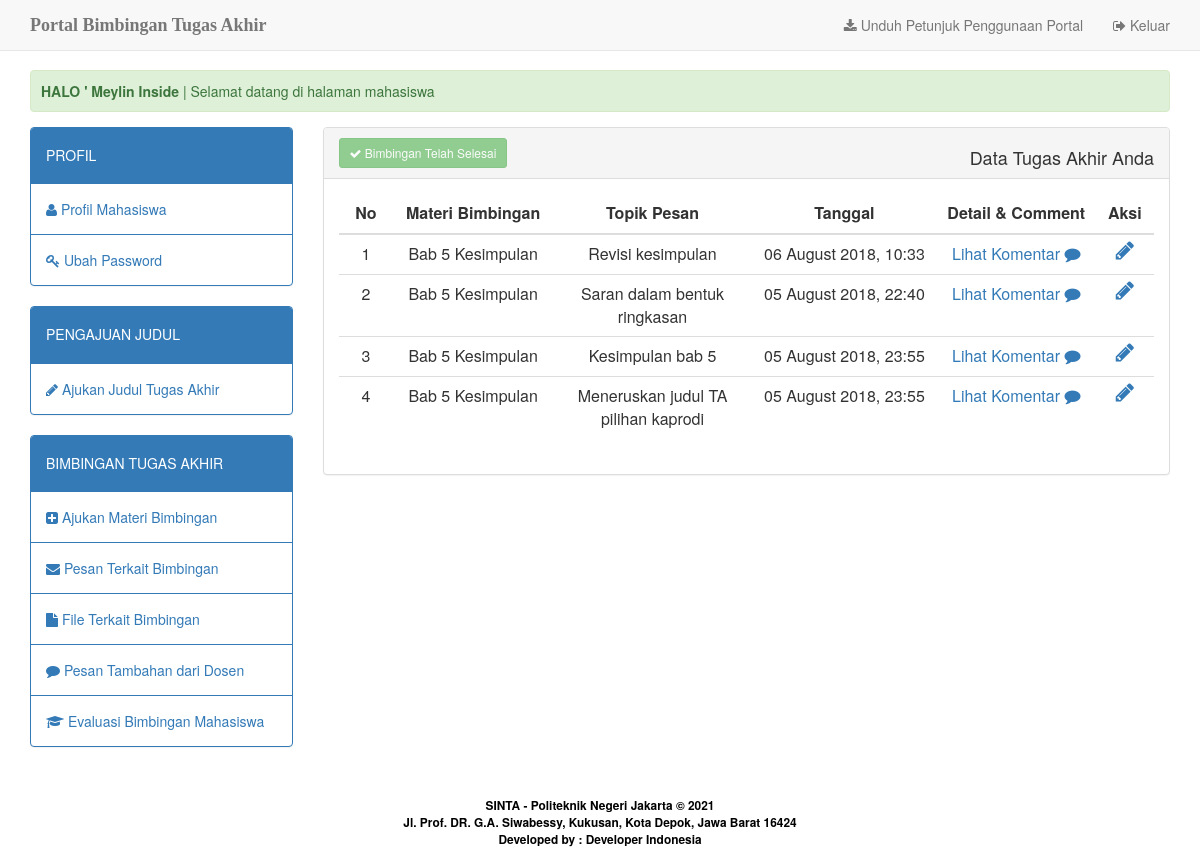
Screenshot of /home.php?apps=pesan (signed in) with the database file from the repository.
### tables this page shows
CREATE TABLE `mahasiswa` (
  `nim` int(11) NOT NULL,
  `nm_mhs` varchar(30) NOT NULL,
  `th_bimbingan` year(4) NOT NULL,
  `id_prodi` int(2) NOT NULL,
  `id_dosen` int(3) NOT NULL,
  `foto` varchar(30) NOT NULL DEFAULT 'default.jpg',
  `username` char(10) NOT NULL,
  `password` char(10) NOT NULL,
  `status_user` varchar(9) NOT NULL DEFAULT 'mahasiswa'
);

CREATE TABLE `chat_mhs` (
  `id_chatmhs` int(10) NOT NULL,
  `dosen_penerima` int(3) NOT NULL,
  `mhs_pengirim` int(10) NOT NULL,
  `id_subject` int(10) NOT NULL,
  `topik_pesan` varchar(100) NOT NULL,
  `pesan` text NOT NULL,
  `tgl` datetime NOT NULL DEFAULT CURRENT_TIMESTAMP ON UPDATE CURRENT_TIMESTAMP
);

CREATE TABLE `subject` (
  `id_subject` int(10) NOT NULL,
  `subject` varchar(50) NOT NULL,
  `nim` int(10) NOT NULL,
  `status_bimbingan` varchar(20) NOT NULL,
  `tgl` datetime NOT NULL DEFAULT CURRENT_TIMESTAMP ON UPDATE CURRENT_TIMESTAMP
);

### apps/app_pesan/view.php (the view, shortened to what this page needs)
<div class="panel panel-default">
	<div class="panel-heading">
		<?php
			$stmt2 = $db_con->prepare("SELECT * FROM evaluasi where nim_mhs ='$_SESSION[user_session]'");
			$stmt2->execute();
			$check=$stmt2->rowCount();
			if($check != 1) {
		?>
		<a href="?apps=pesan&amp;act=add" class="btn btn-primary btn-sm"><i class="fa fa-envelope"></i> Kirim Pesan</a>
		<span class="pull-right">
			<h4>Pesan Terkirim Anda ke Dosen Pembimbing </h4>
	  	</span>
	  	<?php } else { ?>
	  	<a disabled class="btn btn-success btn-sm"><i class="fa fa-check"></i> Bimbingan Telah Selesai</a>
		<span class="pull-right">
			<h4>Data Tugas Akhir Anda</h4>
	  	</span>
	  	<?php } ?>
  </div>
	<div class="panel-body">
		<table width="20%" class="table table-hover" id="tbl_users">
			<thead>
	    		<tr>
	    			<th width="2%" style="width: 2%"><div align="center">No</div></th>
	    			<th width="7%" style="width: 7%"><div align="center">Materi Bimbingan</div></th>
	    			<th width="11%" style="width: 11%"><div align="center">Topik Pesan</div></th>
					<th width="11%" style="width: 11%"><div align="center">Tanggal</div></th>
					<th width="8%" style="width: 8%"><div align="center">Detail & Comment</div></th>
					<th width="1%" style="width: 1%"><div align="center">Aksi</div></th>
	    		</tr>
	    	</thead>
	    	<tbody>
	    		<?php
					$stmt = $db_con->prepare("SELECT chat_mhs.*, subject.subject FROM chat_mhs, subject where chat_mhs.id_subject=subject.id_subject && chat_mhs.mhs_pengirim='$_SESSION[user_session]' ORDER BY id_chatmhs DESC");
					$stmt->execute();
					$no=1;
					while($row=$stmt->fetch(PDO::FETCH_ASSOC)) {
				?>
					<tr>
						<td><div align="center"><?php echo $no; ?></div></td>
						<td><div align="center"><?php echo $row['subject']; ?></div></td>
						<td align="center" ><?php echo $row['topik_pesan']; ?></td>
						<td><div align="center"><?php $tgl=date_create($row['tgl']); echo date_format($tgl, 'd F Y, H:i'); ?></div></td>
					    	<?php
					    		$message=$row['id_chatmhs'];
					    		$stmt2 = $db_con->prepare("SELECT * FROM comment_bimbingan where id_chatmhs ='$message' && pengirim='dosen' && status_read='0' ");
								$stmt2->execute();
								$check=$stmt2->rowCount();
								$stmt3 = $db_con->prepare("SELECT * FROM comment_bimbingan where id_chatmhs ='$message' && pengirim='dosen'");
								$stmt3->execute();
								$check2=$stmt3->rowCount();
							?>
						<td align="center">
						<?php if($check > 0) { ?>
						<a href="?apps=pesan&act=viewchat&id=<?php echo $row['id_chatmhs']; ?>" title="Komentar baru"><div align="center" class="circle"><?php echo $check; ?></div>Komentar Baru <i class="fa fa-wechat" aria-hidden="true"></i></a>
					<?php } else { if($check2 == 0) { ?>
						<a class="edit-link" href="?apps=pesan&act=viewchat&id=<?php echo $row['id_chatmhs']; ?>" title="Tampilkan detail pesan">Detail Pesan <i class="fa fa-chevron-circle-right" aria-hidden="true"></i></a>
					<?php } else { ?>
						<a class="edit-link" href="?apps=pesan&act=viewchat&id=<?php echo $row['id_chatmhs']; ?>" title="Lihat komentar">Lihat Komentar <i class="fa fa-comment" aria-hidden="true"></i></a>
					<?php } } ?></td>
						<td><div align="center">
							<a href="?apps=pesan&act=editpesaninti&id=<?php echo $row['id_chatmhs']; ?>" title="Edit"><i class="fa fa-pencil fa-lg" aria-hidden="true"></i></a>
						</div>
					</td>
					</tr>
				<?php
					$no++;
				 	}
				?>
	    	</tbody>
		</table>
	</div>
</div>

### home.php (shortened to what this page needs)
<?php
	include_once 'dbconfig.php';
	$stmt = $db_con->prepare("SELECT * FROM dosen WHERE id_dosen=:uid");
	$stmt->execute(array(":uid"=>$_SESSION['user_session']));
	$row=$stmt->fetch(PDO::FETCH_ASSOC);
	$stmt2 = $db_con->prepare("SELECT * FROM mahasiswa WHERE nim=:uid");
	$stmt2->execute(array(":uid"=>$_SESSION['user_session']));
	$row2=$stmt2->fetch(PDO::FETCH_ASSOC);
	$stmt3 = $db_con->prepare("SELECT * FROM admin_prodi WHERE id_admin=:uid");
	$stmt3->execute(array(":uid"=>$_SESSION['user_session']));
	$row3=$stmt3->fetch(PDO::FETCH_ASSOC);
	$stmt4 = $db_con->prepare("SELECT * FROM kaprodi WHERE id_kaprodi=:uid");
	$stmt4->execute(array(":uid"=>$_SESSION['user_session']));
	$row4=$stmt4->fetch(PDO::FETCH_ASSOC);
?>
<!DOCTYPE html>
<html lang="en">
<head>
	<link href="assets/css/bootstrap.min.css" rel="stylesheet">
	<link href="assets/css/style.css" rel="stylesheet">
	<link href="assets/css/font-awesome.css" rel="stylesheet">
	<link href="assets/css/datatables.min.css" rel="stylesheet">
</head>
<body>
	<nav class="navbar navbar-default navbar-fixed-top">
		<div class="container">
			<div class="navbar-header">
				<a class="navbar-brand" href="./"><b>Portal Bimbingan Tugas Akhir</b><span class="style4"></span></a>
			</div>
			<div id="navbar" class="navbar-collapse collapse">
				<ul class="nav navbar-nav navbar-right">
					<?php if ($_SESSION['user_level']=='mahasiswa') {
			        echo "<li><a download href=petunjuk/mahasiswa.pdf><span class=\"fa fa-download\"></span> Unduh Petunjuk Penggunaan Portal</a></li>";
			        }
					elseif ($_SESSION['user_level']=='dosen') {
			        echo "<li><a download href=petunjuk/dosen.pdf><span class=\"fa fa-download\"></span> Unduh Petunjuk Penggunaan Portal</a></li>";
			        }
					elseif ($_SESSION['user_level']=='kaprodi') {
			        echo "<li><a download href=petunjuk/kaprodi.pdf><span class=\"fa fa-download\"></span> Unduh Petunjuk Penggunaan Portal</a></li>";
			        }
					 ?>
					<li><a href="logout.php"><span class="fa fa-sign-out"></span> Keluar</a></li>
				</ul>
			</div>
		</div>
	</nav>
	<div class="body-container">
		<div class="container">
			<div class='alert alert-success'>
				<marquee>
					<strong>HALO ' <?php
					if ($_SESSION['user_level']=='dosen') {echo $row['nm_dosen'];}
					elseif ($_SESSION['user_level']=='mahasiswa') {echo $row2['nm_mhs'];}
					elseif ($_SESSION['user_level']=='admin') {echo $row3['nm_admin'];}
					elseif ($_SESSION['user_level']=='kaprodi') {echo $row4['nm_kaprodi'];}
				?></strong> | Selamat datang di halaman <?php
					if ($_SESSION['user_level']=='dosen') {echo "dosen pembimbing tugas akhir";}
					elseif ($_SESSION['user_level']=='mahasiswa') {echo "mahasiswa";}
					elseif ($_SESSION['user_level']=='admin') {echo "administrator";}
					elseif ($_SESSION['user_level']=='kaprodi') {echo "kepala prodi";}
				?>
				</marquee>
			</div>
			<div class="row">
				<div class="col-md-3">
					<?php include 'apps/menu.php'; ?>
				</div>
				<div class="col-md-9">
					<?php include 'apps/content.php'; ?>
				</div>
			</div>
		</div>
		<center>
			<p>&nbsp;</p>
			<p><small style="color: #fff"><span class="style3" style="font-weight: bold;">SINTA - Politeknik Negeri
						Jakarta &copy; <?php echo date('Y');?></span><br>
					<strong><span class="style3"><span class="style3">Jl. Prof. DR. G.A. Siwabessy, Kukusan, Kota Depok,
								Jawa Barat 16424<br>
								Developed by : Developer Indonesia
							</span></strong></small> </p>
		</center>
	</div>
</body>
</html>

### assets/css/style.css (style rules this page uses)
body { background:#f1f9f9; }
.body-container { margin-top:70px; }
.navbar-brand { font-family:"Lucida Handwriting"; }

### home.php (style rules this page uses)
.style3 { color: #000000 }

### rows the page displays
mahasiswa: nm_mhs "Meylin Inside"
chat_mhs: id_subject.subject "Bab 5 Kesimpulan", topik_pesan "Revisi kesimpulan", tgl "06 August 2018, 10:33"
chat_mhs: id_subject.subject "Bab 5 Kesimpulan", topik_pesan "Saran dalam bentuk ringkasan", tgl "05 August 2018, 22:40"
chat_mhs: id_subject.subject "Bab 5 Kesimpulan", topik_pesan "Kesimpulan bab 5", tgl "05 August 2018, 23:55"
chat_mhs: id_subject.subject "Bab 5 Kesimpulan", topik_pesan "Meneruskan judul TA pilihan kaprodi", tgl "05 August 2018, 23:55"
